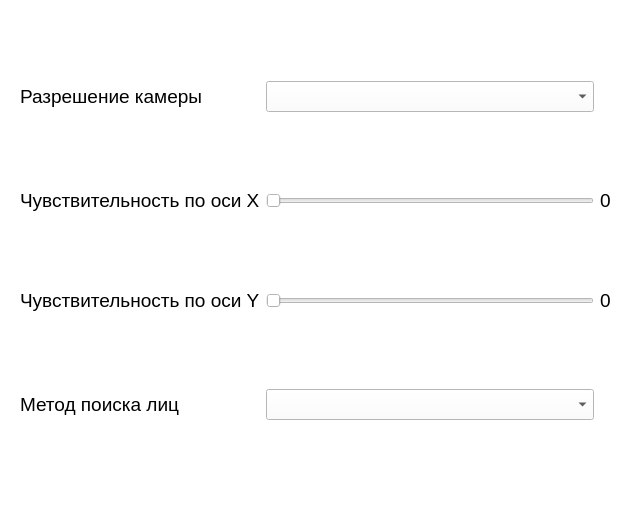
<?xml version="1.0" encoding="UTF-8"?>
<ui version="4.0">
 <class>SettingsWindow</class>
 <widget class="QWidget" name="SettingsWindow">
  <property name="geometry">
   <rect>
    <x>0</x>
    <y>0</y>
    <width>640</width>
    <height>510</height>
   </rect>
  </property>
  <property name="minimumSize">
   <size>
    <width>640</width>
    <height>510</height>
   </size>
  </property>
  <property name="maximumSize">
   <size>
    <width>640</width>
    <height>510</height>
   </size>
  </property>
  <property name="windowTitle">
   <string>Настройки</string>
  </property>
  <property name="autoFillBackground">
   <bool>false</bool>
  </property>
  <property name="styleSheet">
   <string notr="true">background-color: white;</string>
  </property>
  <widget class="QWidget" name="gridLayoutWidget">
   <property name="geometry">
    <rect>
     <x>20</x>
     <y>10</y>
     <width>591</width>
     <height>481</height>
    </rect>
   </property>
   <layout class="QGridLayout" name="gridLayout">
    <item row="2" column="2">
     <widget class="QSlider" name="sensitivityY">
      <property name="minimum">
       <number>0</number>
      </property>
      <property name="maximum">
       <number>200</number>
      </property>
      <property name="orientation">
       <enum>Qt::Horizontal</enum>
      </property>
     </widget>
    </item>
    <item row="3" column="0">
     <widget class="QLabel" name="label_4">
      <property name="font">
       <font>
        <family>MS Sans Serif</family>
        <pointsize>14</pointsize>
       </font>
      </property>
      <property name="text">
       <string>Метод поиска лиц</string>
      </property>
     </widget>
    </item>
    <item row="3" column="2">
     <widget class="QComboBox" name="faceDetectionMethods">
      <property name="font">
       <font>
        <family>MS Sans Serif</family>
        <pointsize>14</pointsize>
       </font>
      </property>
     </widget>
    </item>
    <item row="0" column="0">
     <widget class="QLabel" name="label">
      <property name="font">
       <font>
        <family>MS Sans Serif</family>
        <pointsize>14</pointsize>
       </font>
      </property>
      <property name="text">
       <string>Разрешение камеры</string>
      </property>
      <property name="alignment">
       <set>Qt::AlignLeading|Qt::AlignLeft|Qt::AlignVCenter</set>
      </property>
     </widget>
    </item>
    <item row="2" column="0">
     <widget class="QLabel" name="label_3">
      <property name="font">
       <font>
        <family>MS Sans Serif</family>
        <pointsize>14</pointsize>
       </font>
      </property>
      <property name="text">
       <string>Чувствительность по оси Y</string>
      </property>
     </widget>
    </item>
    <item row="0" column="2">
     <widget class="QComboBox" name="cameraResolutions">
      <property name="font">
       <font>
        <family>MS Sans Serif</family>
        <pointsize>14</pointsize>
       </font>
      </property>
      <property name="maxVisibleItems">
       <number>3</number>
      </property>
      <property name="maxCount">
       <number>10</number>
      </property>
     </widget>
    </item>
    <item row="1" column="0">
     <widget class="QLabel" name="label_2">
      <property name="font">
       <font>
        <family>MS Sans Serif</family>
        <pointsize>14</pointsize>
       </font>
      </property>
      <property name="text">
       <string>Чувствительность по оси X</string>
      </property>
     </widget>
    </item>
    <item row="2" column="3">
     <widget class="QLabel" name="infoScaleY">
      <property name="font">
       <font>
        <family>MS Sans Serif</family>
        <pointsize>14</pointsize>
       </font>
      </property>
      <property name="text">
       <string>0</string>
      </property>
     </widget>
    </item>
    <item row="1" column="3">
     <widget class="QLabel" name="infoScaleX">
      <property name="font">
       <font>
        <family>MS Sans Serif</family>
        <pointsize>14</pointsize>
       </font>
      </property>
      <property name="text">
       <string>0</string>
      </property>
     </widget>
    </item>
    <item row="1" column="2">
     <widget class="QSlider" name="sensitivityX">
      <property name="minimum">
       <number>0</number>
      </property>
      <property name="maximum">
       <number>200</number>
      </property>
      <property name="singleStep">
       <number>0</number>
      </property>
      <property name="sliderPosition">
       <number>0</number>
      </property>
      <property name="orientation">
       <enum>Qt::Horizontal</enum>
      </property>
      <property name="invertedAppearance">
       <bool>false</bool>
      </property>
      <property name="invertedControls">
       <bool>false</bool>
      </property>
     </widget>
    </item>
   </layout>
  </widget>
 </widget>
 <resources/>
 <connections/>
</ui>
